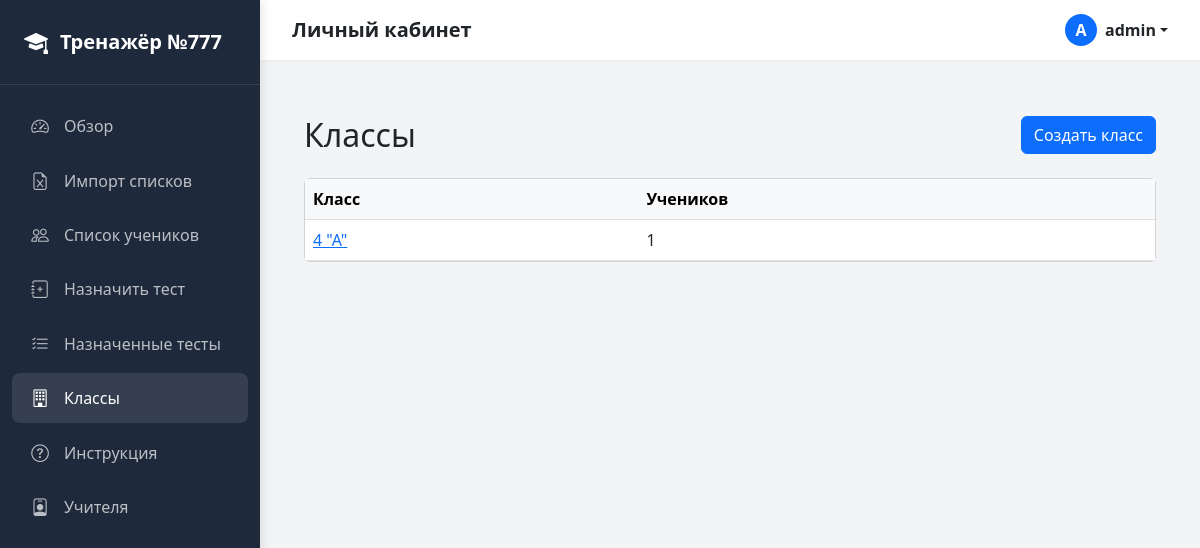
Screenshot of /classes/ (signed in) with the database file from the repository.
### core/models.py (models this page shows, shortened)
class User(AbstractUser):
    class Role(models.TextChoices):
        ADMIN = "admin", "Администратор (Методист)"
        TEACHER = "teacher", "Учитель-предметник"
    role = models.CharField(
        max_length=20, choices=Role.choices, default=Role.TEACHER, verbose_name="Роль"
    )
    class Meta:
        db_table = "users"
        verbose_name = "Пользователь"
        verbose_name_plural = "Пользователи"

class SchoolClass(models.Model):
    parallel = models.PositiveSmallIntegerField(
        verbose_name="Параллель", help_text="Например: 4, 7, 10"
    )
    letter = models.CharField(
        max_length=5,
        blank=True,
        default="",
        verbose_name="Литера",
        help_text="Например: Д, А, Е",
    )
    subjects = models.ManyToManyField(
        Subject, related_name="classes", blank=True, verbose_name="Предметы в классе"
    )
    class Meta:
        db_table = "school_classes"
        verbose_name = "Класс"
        verbose_name_plural = "Классы"
        unique_together = ("parallel", "letter")
        ordering = ["parallel", "letter"]
    @property
    def display_name(self):
        if self.letter:
            return f'{self.parallel} "{self.letter}"'
        return str(self.parallel)

### core/views/staff.py (the view)
# urls.py: path("classes/", class_list_view, name="class_list"),
@login_required
def class_list_view(request):
    from django.db.models import Count
    classes = SchoolClass.objects.annotate(student_count=Count("students")).order_by("parallel", "letter")
    return render(request, "core/class_list.html", {"classes": classes})

### templates/core/class_list.html (shortened to what this page needs)
{% extends "base.html" %}
{% block staff_content %}
<div class="container-fluid py-4">
    <div class="d-flex justify-content-between align-items-center mb-4"><h2 class="mb-0">Классы</h2><a href="{% url 'create_class' %}" class="btn btn-primary">Создать класс</a></div>
    <div class="card">
        <div class="table-responsive">
            <table class="table table-hover mb-0">
                <thead class="table-light">
                    <tr><th>Класс</th><th>Учеников</th></tr>
                </thead>
                <tbody>
                    {% for c in classes %}
                    <tr>
                        <td><a href="{% url 'class_detail' c.id %}">{{ c.display_name }}</a></td>
                        <td>{{ c.student_count }}</td>
                    </tr>
                    {% empty %}
                    <tr><td colspan="2" class="text-center text-muted py-4">Классов нет</td></tr>
                    {% endfor %}
                </tbody>
            </table>
        </div>
    </div>
</div>
{% endblock %}

### templates/base.html (shortened to what this page needs)
<!DOCTYPE html>
<html lang="ru">
<head>
    {% load static %}
    <link href="https://cdn.jsdelivr.net/npm/bootstrap@5.3.0/dist/css/bootstrap.min.css" rel="stylesheet">
    <link rel="stylesheet" href="https://cdn.jsdelivr.net/npm/bootstrap-icons@1.10.5/font/bootstrap-icons.css">
    <link rel="stylesheet" href="{% static 'css/trainer_theme.css' %}">
</head>
<body class="{% if request.session.student_name %}bg-light{% endif %}">
    {% if user.is_authenticated and not request.session.student_name %}
    <div class="staff-layout">
        <aside class="sidebar" id="sidebarMenu">
            <div class="sidebar-brand">
                <i class="bi bi-mortarboard-fill fs-4"></i>
                <span>Тренажёр №777</span>
            </div>
            <ul class="sidebar-nav">
                <li class="nav-item-sidebar">
                    <a href="{% url 'dashboard' %}"
                        class="nav-link-sidebar {% if request.resolver_match.url_name == 'dashboard' %}active{% endif %}">
                        <i class="bi bi-speedometer2"></i> Обзор
                    </a>
                </li>
                <li class="nav-item-sidebar">
                    <a href="{% url 'import_students' %}"
                        class="nav-link-sidebar {% if request.resolver_match.url_name == 'import_students' %}active{% endif %}">
                        <i class="bi bi-file-earmark-excel"></i> Импорт списков
                    </a>
                </li>
                <li class="nav-item-sidebar">
                    <a href="{% url 'student_list' %}"
                        class="nav-link-sidebar {% if request.resolver_match.url_name == 'student_list' %}active{% endif %}">
                        <i class="bi bi-people"></i> Список учеников
                    </a>
                </li>
                <li class="nav-item-sidebar">
                    <a href="{% url 'assign_test' %}"
                        class="nav-link-sidebar {% if request.resolver_match.url_name == 'assign_test' %}active{% endif %}">
                        <i class="bi bi-journal-plus"></i> Назначить тест
                    </a>
                </li>
                <li class="nav-item-sidebar">
                    <a href="{% url 'exam_run_list' %}"
                        class="nav-link-sidebar {% if request.resolver_match.url_name == 'exam_run_list' %}active{% endif %}">
                        <i class="bi bi-list-check"></i> Назначенные тесты
                    </a>
                </li>
                <li class="nav-item-sidebar">
                    <a href="{% url 'class_list' %}"
                        class="nav-link-sidebar {% if request.resolver_match.url_name == 'class_list' %}active{% endif %}">
                        <i class="bi bi-building"></i> Классы
                    </a>
                </li>
                <li class="nav-item-sidebar">
                    <a href="{% url 'instruction' %}"
                        class="nav-link-sidebar {% if request.resolver_match.url_name == 'instruction' %}active{% endif %}">
                        <i class="bi bi-question-circle"></i> Инструкция
                    </a>
                </li>
                {% if user.role == 'admin' %}
                <li class="nav-item-sidebar">
                    <a href="{% url 'teacher_list' %}"
                        class="nav-link-sidebar {% if request.resolver_match.url_name == 'teacher_list' %}active{% endif %}">
                        <i class="bi bi-person-badge"></i> Учителя
                    </a>
                </li>
                {% endif %}
            </ul>
        </aside>
        <div class="main-content-wrapper">
            <header class="topbar-staff">
                <div class="d-flex align-items-center gap-3">
                    <h5 class="m-0 fw-bold text-dark">{% block header_title %}Личный кабинет{% endblock %}</h5>
                </div>
                <div class="dropdown">
                    <a href="#"
                        class="d-flex align-items-center text-decoration-none dropdown-toggle text-dark fw-semibold"
                        data-bs-toggle="dropdown">
                        <div class="rounded-circle bg-primary text-white d-flex align-items-center justify-content-center me-2"
                            style="width: 32px; height: 32px;">
                            {{ user.username|slice:":1"|upper }}
                        </div>
                        <span>{{ user.username }}</span>
                    </a>
                </div>
            </header>
            <main class="content-area">
                {% block staff_content %}{% endblock %}
            </main>
        </div>
    </div>
        {% endif %}
</body>
</html>

### static/css/trainer_theme.css (style rules this page uses)
:root { --primary-color: #4F46E5; --primary-hover: #4338CA; --success-color: #10B981; --success-bg: rgba(16, 185, 129, 0.1); --danger-color: #EF4444; --danger-bg: rgba(239, 68, 68, 0.1); --warning-color: #F59E0B; --bg-body: #F3F4F6; --bg-card: #FFFFFF; --text-main: #1F2937; --text-muted: #6B7280; --border-color: #E5E7EB; --shadow-sm: 0 1px 2px 0 rgba(0, 0, 0, 0.05); --shadow-md: 0 4px 6px -1px rgba(0, 0, 0, 0.1), 0 2px 4px -1px rgba(0, 0, 0, 0.06); --shadow-lg: 0 10px 15px -3px rgba(0, 0, 0, 0.1), 0 4px 6px -2px rgba(0, 0, 0, 0.05); }

### templates/base.html (style rules this page uses)
.staff-layout { display: flex; min-height: 100vh; background-color: #f3f4f6; }
.sidebar { width: 260px; background: #1e293b; color: white; position: fixed; top: 0; bottom: 0; left: 0; z-index: 1000; overflow-y: auto; box-shadow: 2px 0 10px rgba(0, 0, 0, 0.1); display: flex; flex-direction: column; }
.sidebar-brand { padding: 1.5rem; font-size: 1.25rem; font-weight: 700; border-bottom: 1px solid rgba(255, 255, 255, 0.1); display: flex; align-items: center; gap: 0.75rem; }
.sidebar-nav { list-style: none; padding: 1rem 0; margin: 0; flex-grow: 1; }
.nav-item-sidebar { padding: 0 0.75rem; margin-bottom: 0.25rem; }
.nav-link-sidebar { display: flex; align-items: center; gap: 0.75rem; padding: 0.75rem 1rem; color: rgba(255, 255, 255, 0.7); text-decoration: none; border-radius: 8px; transition: all 0.2s; font-weight: 500; }
.nav-link-sidebar:hover, .nav-link-sidebar.active { background: rgba(255, 255, 255, 0.1); color: white; }
.nav-link-sidebar i { font-size: 1.1rem; width: 24px; text-align: center; }
.main-content-wrapper { margin-left: 260px; flex-grow: 1; display: flex; flex-direction: column; }
.topbar-staff { background: white; height: 60px; display: flex; align-items: center; justify-content: space-between; padding: 0 2rem; box-shadow: 0 1px 3px rgba(0, 0, 0, 0.05); position: sticky; top: 0; z-index: 900; }
.content-area { padding: 2rem; flex-grow: 1; }

### rows the page displays
User: username "A", username "admin"
SchoolClass: display_name "4 \"А\"", student_count "1"
